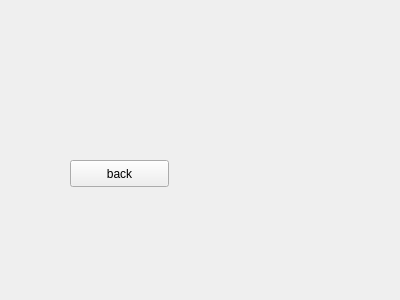
<?xml version="1.0" encoding="UTF-8"?>
<ui version="4.0">
 <class>TransferForm</class>
 <widget class="QWidget" name="TransferForm">
  <property name="geometry">
   <rect>
    <x>0</x>
    <y>0</y>
    <width>400</width>
    <height>300</height>
   </rect>
  </property>
  <property name="windowTitle">
   <string>Form</string>
  </property>
  <widget class="QPushButton" name="backButton">
   <property name="geometry">
    <rect>
     <x>70</x>
     <y>160</y>
     <width>99</width>
     <height>27</height>
    </rect>
   </property>
   <property name="text">
    <string>back</string>
   </property>
  </widget>
 </widget>
 <resources/>
 <connections/>
</ui>
